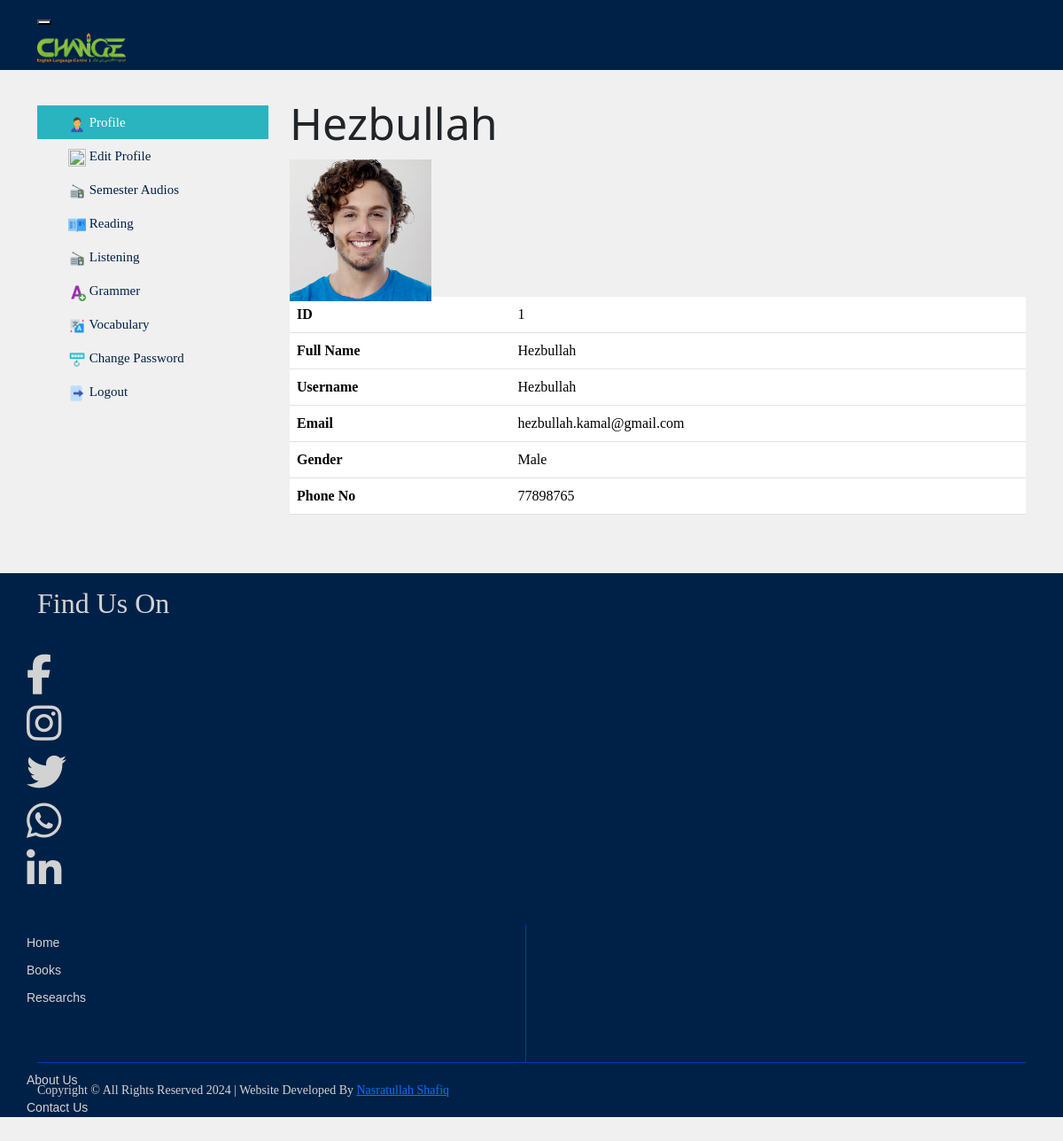
The page /Profile (signed in) on the database its author committed.
### tables this page shows
CREATE TABLE `users` (
  `User_ID` int(11) NOT NULL,
  `Full_Name` varchar(30) NOT NULL,
  `Username` varchar(30) NOT NULL,
  `Password` varchar(50) NOT NULL,
  `Email` varchar(100) NOT NULL,
  `Gender` varchar(25) NOT NULL,
  `Phone_No` int(11) NOT NULL,
  `Image` text NOT NULL,
  `Role_ID` int(11) NOT NULL,
  `Status` int(11) NOT NULL
);

### Assets/_Partial Components/Database.php (called while the page is built, shortened)
<?php
Class Database{
 public $host   = "localhost";
 public $user   = "root";
 public $pass   = "";
 public $db     = "change";
 public $link;
private function connectDB(){
 $this->link = new mysqli($this->host, $this->user, $this->pass, $this->db);
 }
public function select($query){
  $result = $this->link->query($query) or
   die($this->link->error.__LINE__);
  if($result->num_rows > 0){
    return $result;
  } else {
    return false;
  }
 }
}

### Assets/_Partial Components/Method.php (called while the page is built, shortened)
<?php
class Method{
	private $db;
	public function __construct(){
		$this->db = new Database();
	}
	public function getPublishBook(){
		$query = "SELECT * from book WHERE Status = 'Publish'";
		mysqli_set_charset($this->db->link, 'UTF8');
		$getData = $this->db->select($query);
		return $getData;
	}
	public function getBook(){
		$query = "SELECT * from book";
		mysqli_set_charset($this->db->link, 'UTF8');
		$getData = $this->db->select($query);
		return $getData;
	}
	public function getResearch(){
		$query = "SELECT * from research";
		mysqli_set_charset($this->db->link, 'UTF8');
		$getData = $this->db->select($query);
		return $getData;
	}
	public function getUsersByUsername($Username){
		$query = "SELECT * from users where Username = '$Username'";
		mysqli_set_charset($this->db->link, 'UTF8');
		$getData = $this->db->select($query);
		return $getData;
	}
}
?>

### Profile.php (the view, shortened to what this page needs)
<?php
include('./Assets/_Partial Components/Header.php');
if(isset($_SESSION['Change_Username'])){
    $Username = $_SESSION['Change_Username'];
}
?>
    	<div class="container" style="margin-top: 20px;">
    		<div class="row">
                <div class="col-sm-3">
                <?php include('./Assets/_Partial Components/Navigation.php');?>
                </div>
    		    <div class="col-md-9">
                    <div class="panel panel-default">
                        <div class="panel-body">
                          <form method = "POST" >
                  <?php
                    $UsersByUsername = $mtd->getUsersByUsername($Username);
                    if(!$UsersByUsername){
                        echo "<h2> No Users Table exist! </h2>";
                    }
                    else{
                    if($UsersByUsername->num_rows>0){
                        $result = $UsersByUsername->fetch_array();
                        $user_img = $result['Image'];
                    ?>
                <table class="table" style="padding-bottom: 300px;">
                    <tbody>
                    <div class="form-group">
                        <label style="text-align: left;" class="col-sm-6 control-label"> <h1> <p style="font-size: 50px;"> <?php echo $result['Full_Name'];?></p></h1> </label>
                        <div class="col-sm-6">
                         <?php
                            echo "<img alt='' class='img-circle' width='160px;' height = '160px' src='Assets/img/_Profile_Picture/$user_img ' style = 'margin-top: -5px; margin-bottom: -5px;' />";?>
                        </div>
                    </div>
                        <tr>
                            <th> ID </th>
                            <td> <?php echo $result['User_ID'];?></td>
                        </tr>
                        <tr>
                            <th> Full Name </th>
                            <td> <?php echo $result['Full_Name']; ?> </td>
                        </tr>
                        <tr>
                            <th> Username </th>
                            <td> <?php echo $result['Username']; ?> </td>
                        </tr>
                        <tr>
                            <th> Email </th>
                            <td> <?php echo $result['Email']; ?> </td>
                        </tr>
                        <tr>
                            <th> Gender </th>
                            <td> <?php echo $result['Gender']; ?> </td>
                        </tr>
                        <tr>
                            <th> Phone No </th>
                            <td> <?php echo $result['Phone_No']; ?> </td>
                        </tr>
                    </tbody>
                    </table>
                    <?php }
                else{
                    echo "<h2> No Users Available ! </h2> ";
                    echo "<br>";
                    }
                    }
                    ?>
              </form>
                        </div>
                    </div>
				</div>
            </div>
    	</div>
<?php
include('./Assets/_Partial Components/Footer.php');
?>

### rows shown on the page
users: Full_Name "Hezbullah", Image (picture), User_ID "1", Username "Hezbullah", Email "hezbullah.kamal@gmail.com", Gender "Male", Phone_No "77898765"
